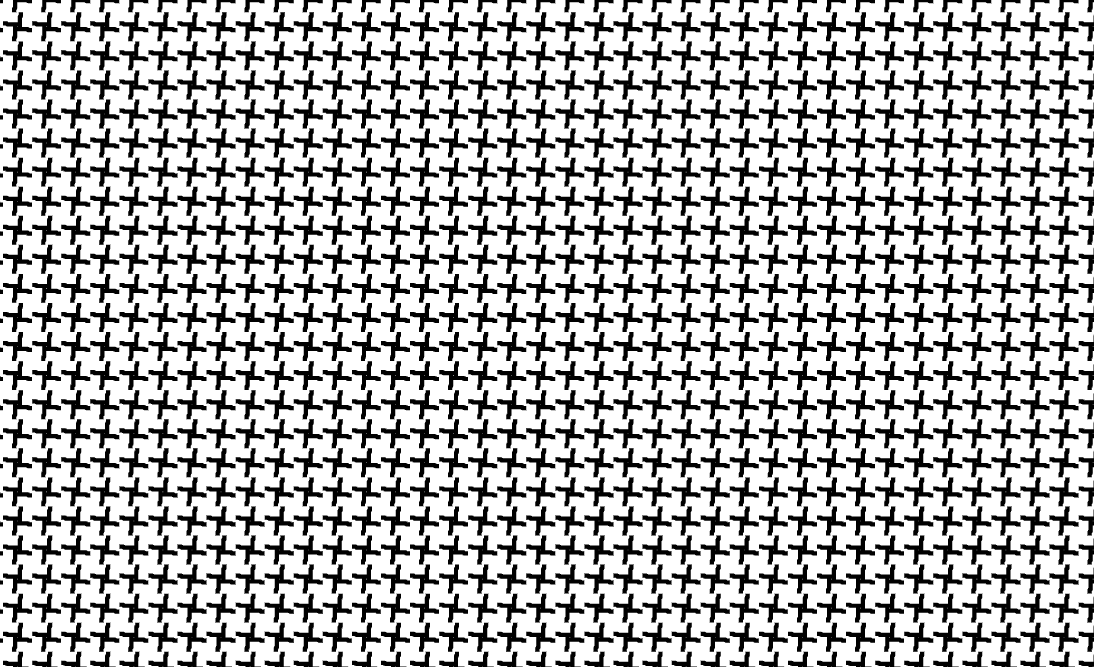
#> input picture studentDemos/images/C4pinwheel.png, 1094 x 667 px, found by its file name
$ jupyter execute --allow-errors 3_translations_only_PH.ipynb
#> lines starting #> are read from the running program, lines starting #| are printed output that depends on the picture
## Detecting Translational Symmetry with Persistent Homology

If we sample only translations for an image that is wallpaper-symmetric, then we expect the persistent homology to indicate a torus. In this notebook, we will sample random translations on images, and take snapshots through an $n\times n$ pixel lens. Each snapshot image is converted to a vector in $\mathbb{R}^{n\times n}$, creating a pixel embedding point cloud. We then use the Ripser python package to generate a persistent homology birth-death graph. We expect the persistent homology to indicate two $H_1$ homology classes over $Z_2$ and $Z_3$ for images with $C_1, C_2, C_3, C_4,$ and $C_6$ symmetry.

[cell 1]
# importing packages
from ripser import ripser
from persim import plot_diagrams
from numpy import pi,sin,cos
import numpy as np
import matplotlib.pyplot as plt
from matplotlib import cm
import random
from math import dist
from math import sqrt
from math import ceil
from PIL import Image
from PIL import ImageFilter
from IPython.display import display
import glob
from sklearn.metrics import pairwise_distances
from sklearn.metrics.pairwise import paired_distances
import warnings
# this ignores a warning from ripser that our samples are larger than our number of samples, this is expexted
# because of the size of our point vectors
warnings.filterwarnings("ignore", category=UserWarning)

[cell 2]
# Code needed to create data and calculate persistent homology

# Given an image, a lens size, and a translation, translation_snapshot()
# returns a snapshot after the translation is performed.
def translation_snapshot(img, lens_sz, translation):
    (a,b) = translation
    translation = (-a,-b)
    (x,y) = upper_left_center(img, translation)
    (length, height) = img.size

    lens_corner_x = x - lens_sz/2.0
    lens_corner_y = y - lens_sz/2.0
    ret_img = img.crop((lens_corner_x,lens_corner_y, lens_corner_x+lens_sz, lens_corner_y+lens_sz))

    #make sure didn't fall off of the image
    (ret_length, ret_height) = ret_img.size
    if (lens_corner_x<0 or lens_corner_y<0 or lens_corner_x+lens_sz>length or lens_corner_y+lens_sz>height):
        print("I came off the page!")
        return False
    return ret_img

# Given a point with the origin at the center of the image, upper_left_center()
# returns the same point but with coordinates with an origin at the top left corner.
# This is a helper function for translation_snapshot().
def upper_left_center(img, center):
    (x,y) = center
    (l, h) = img.size
    return (l/2.0+x , h/2.0 - y)

# get_pixel_isom() converts a list of isometries into a list of the associated
# pixel vector embeddings
def get_pixel_isom(isoms, img, lens):
    isom_images = []
    for iso in isoms:
        isom_images.append(translation_snapshot(img, lens, iso))
    ret_lst = []
    for elem in isom_images:
        arr = np.asarray(elem)
        arr = arr.reshape(-1)
        ret_lst.append(arr)
    ret_lst = np.asarray(ret_lst)
    return ret_lst

# generate a list of random isometries such that the lens does not fall off of the page
def generate_isoms(img, lens_sz, n_samples):
    lens_range = ((min(img.size)/sqrt(2))-lens_sz)/2.0
    x_trans = (lens_range*2*np.random.random(n_samples) - lens_range)
    y_trans = (lens_range*2*np.random.random(n_samples) - lens_range)
    isoms = []
    for i in range(n_samples):
        isoms.append((x_trans[i], y_trans[i]))
    return isoms

# generate a persistent homology graph with ripser and show the H1 intervals
def persistent_homology(img, lens_sz, n_samples, c):
    isoms = generate_isoms(img, lens_sz, n_samples)
    data = get_pixel_isom(isoms, img, lens_sz)

    # make persistent homology plot with ripser
    res = ripser(data, maxdim=1,  coeff =c)
    dgms = res['dgms']
    plt.figure(figsize = (4,4))
    plt.title("$\mathbb{Z} /$"+str(c)+"$\mathbb{Z}$")
    plot_diagrams(dgms)

    # see how many points are persisting
    H1 = res['dgms'][1].tolist() # all intervals in H1
    d = []
    for pair in H1:
        d.append(pair[1] - pair[0]) # finding lengths of intervals in H1
    d.sort(reverse = True) # sorting from longest to shortest intervals
    print("largest 7 lengths of H1 intervals")
    print(d[:7])

## Point Group: $C_1$

#> (a cell that did not finish here is left out)

#> (a cell that did not finish here is left out)

#> (a cell that did not finish here is left out)

As expected, these results indicate that there are two $H_1$ homology classes over $Z_2$ and $Z_3$!

## Point Group: $C_2$

#> (a cell that did not finish here is left out)

#> (a cell that did not finish here is left out)

#> (a cell that did not finish here is left out)

As expected, these results indicate that there are two $H_1$ homology classes over $Z_2$ and $Z_3$!

## Point Group: $C_3$

#> (a cell that did not finish here is left out)

#> (a cell that did not finish here is left out)

#> (a cell that did not finish here is left out)

As expected, these results indicate that there are two $H_1$ homology classes over $Z_2$ and $Z_3$!

## Point Group: $C_4$

[cell 12]
img = Image.open('images/C4pinwheel.png')
#> img is the input picture: PIL image 1094x667 RGBA; mean R, G, B, A 177.5, 177.5, 177.5, 255
img = img.convert('L')
#> img: PIL image 1094x667 L
display(img)

[cell 13]
persistent_homology(img, 60, 1000, 2)
#> in persistent_homology, `isoms = generate_isoms(img, lens_sz, n_samples)`: isoms = 1000 pairs, first value -205.6 to 205.7, second value -205.7 to 205.2
#> the loop in get_pixel_isom, `for iso in isoms:` made 1000 passes
#> (a in translation_snapshot, b in translation_snapshot, translation in translation_snapshot, lens_corner_x in translation_snapshot, lens_corner_y in translation_snapshot) on passes 1 to 3: (20.09, 38.23, (-20.09, -38.23), 496.9, 341.7), (88.58, -201.7, (-88.58, 201.7), 428.4, 101.8), (42.3, -9.95, (-42.3, 9.95), 474.7, 293.5)
#> in get_pixel_isom, `ret_lst = np.asarray(ret_lst)`:
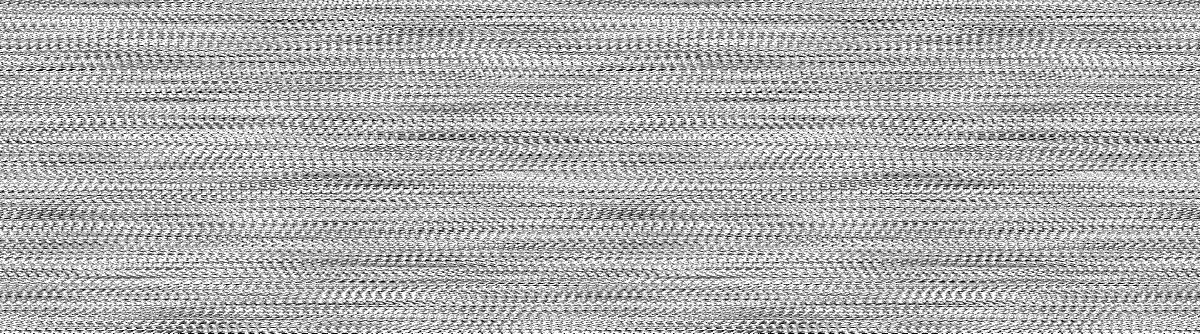
#> ret_lst: shape (1000, 3600) (shown at 1/3 size); min 0, max 255, mean 177.2
#> (the call stopped at in persistent_homology, `res = ripser(data, maxdim=1,  coeff =c)`: ripser is not available in this run)

[cell 14]
persistent_homology(img, 60, 1000, 3)
#> the loop in get_pixel_isom (call 2), `for iso in isoms:` made 1000 passes
#> iso on passes 1 to 3: (128.2, -35.42), (-9.84, 53.36), (9.53, 114.7)
#> (the call stopped at in persistent_homology, `res = ripser(data, maxdim=1,  coeff =c)`: ripser is not available in this run)

As expected, these results indicate that there are two $H_1$ homology classes over $Z_2$ and $Z_3$!

## Point Group: $C_6$

[cell 15]
img = Image.open('images/C6 star.png')
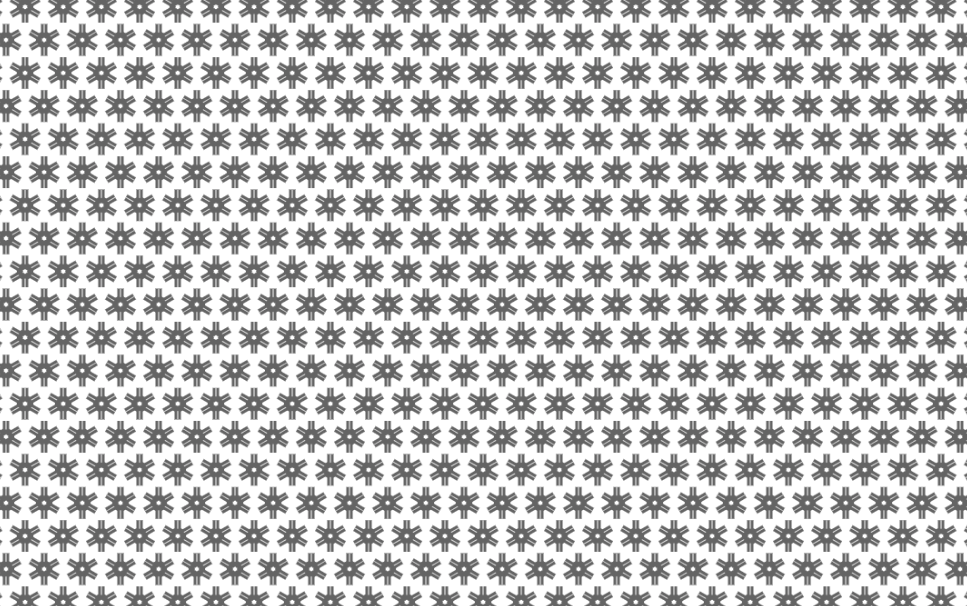
#> input picture studentDemos/images/C6 star.png, 967 x 606 px, found by its file name
#> img is the input picture: PIL image 967x606 RGBA; mean R, G, B, A 197, 197, 197, 255
img = img.convert('L')
#> img: PIL image 967x606 L
display(img)

[cell 16]
persistent_homology(img, 60, 1000, 2)
#> call 3 of get_pixel_isom, with lens = 60
#> the loop in get_pixel_isom (call 3), `for iso in isoms:` made 1000 passes
#> iso on passes 1 to 3: (-76.41, -49.09), (24.51, -74.58), (-133.6, -159)
#> in get_pixel_isom (call 3), `ret_lst = np.asarray(ret_lst)`:
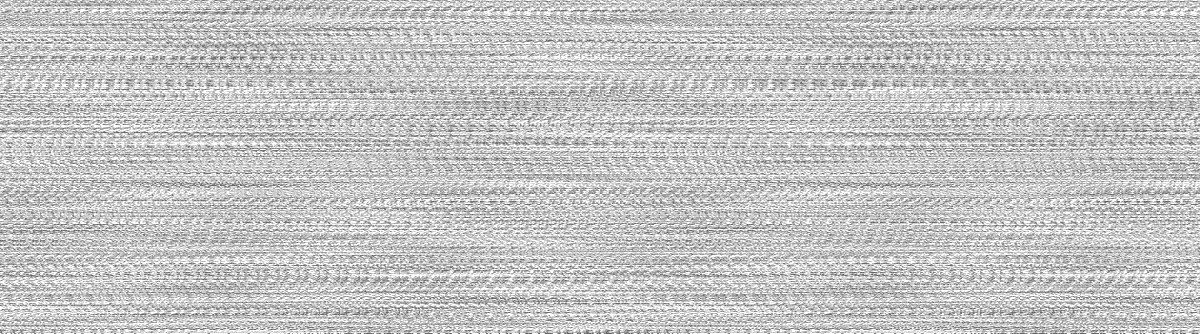
#> ret_lst: shape (1000, 3600) (shown at 1/3 size); min 100, max 255, mean 197.2
#> (the call stopped at in persistent_homology, `res = ripser(data, maxdim=1,  coeff =c)`: ripser is not available in this run)

[cell 17]
persistent_homology(img, 60, 1000, 3)
#> call 4 of get_pixel_isom, with lens = 60
#> the loop in get_pixel_isom (call 4), `for iso in isoms:` made 1000 passes
#> iso on passes 1 to 3: (-46.14, 37.43), (-26.28, 4.99), (67.46, 104)
#> in get_pixel_isom (call 4), `ret_lst = np.asarray(ret_lst)`:
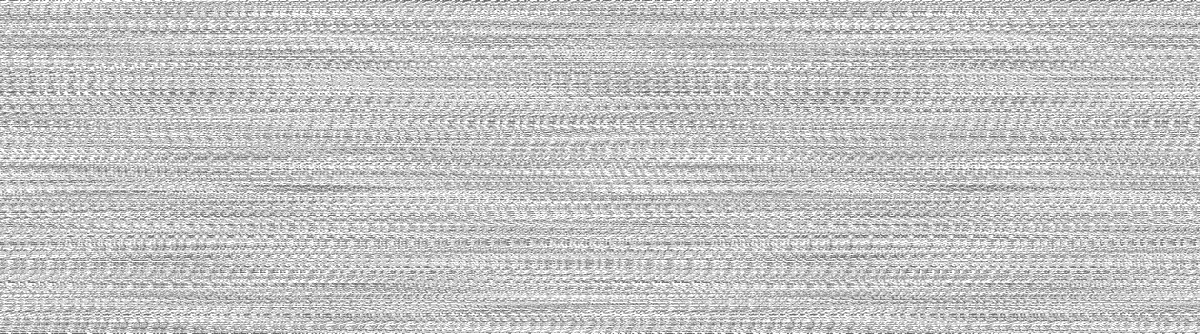
#> ret_lst: shape (1000, 3600) (shown at 1/3 size); min 100, max 255, mean 197.4
#> (the call stopped at in persistent_homology, `res = ripser(data, maxdim=1,  coeff =c)`: ripser is not available in this run)

As expected, these results indicate that there are two $H_1$ homology classes over $Z_2$ and $Z_3$!

## An image that is not wallpaper-symmetric

#> (a cell that did not finish here is left out)

[cell 19]
persistent_homology(img, 160, 1000, 2)
#> the loop in get_pixel_isom (call 5), `for iso in isoms:` made 1000 passes
#> iso on passes 1 to 3: (-11.34, 36.7), (-33.05, 107.4), (54.33, 73.56)
#> pass 1, in translation_snapshot (call 4001), `ret_img = img.crop((lens_corner_x,lens_corner_y, lens_corner_x+lens_sz..`:
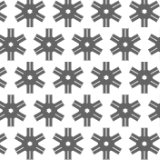
#> ret_img: PIL image 160x160 L; min 100, max 255, mean 196.1
#> pass 3, in translation_snapshot (call 4003), `ret_img = img.crop((lens_corner_x,lens_corner_y, lens_corner_x+lens_sz..`:
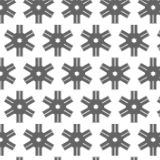
#> ret_img: PIL image 160x160 L; min 100, max 255, mean 196.6
#> (the call stopped at in persistent_homology, `res = ripser(data, maxdim=1,  coeff =c)`: ripser is not available in this run)

[cell 20]
persistent_homology(img, 160, 1000, 3)
#> the loop in get_pixel_isom (call 6), `for iso in isoms:` made 1000 passes
#> iso on passes 1 to 3: (66.66, -82.44), (-85.87, -58.09), (-29.8, -40.3)
#> pass 1, in translation_snapshot (call 5001), `ret_img = img.crop((lens_corner_x,lens_corner_y, lens_corner_x+lens_sz..`:
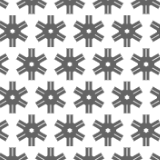
#> ret_img: PIL image 160x160 L; min 100, max 255, mean 197.5
#> pass 2, in translation_snapshot (call 5002), `ret_img = img.crop((lens_corner_x,lens_corner_y, lens_corner_x+lens_sz..`:
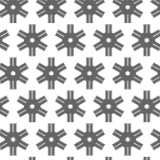
#> ret_img: PIL image 160x160 L; min 100, max 255, mean 196.6
#> pass 3, in translation_snapshot (call 5003), `ret_img = img.crop((lens_corner_x,lens_corner_y, lens_corner_x+lens_sz..`:
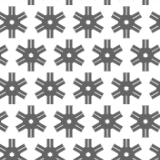
#> ret_img: PIL image 160x160 L; min 100, max 255, mean 197.6
#> in get_pixel_isom (call 6), `ret_lst = np.asarray(ret_lst)`:
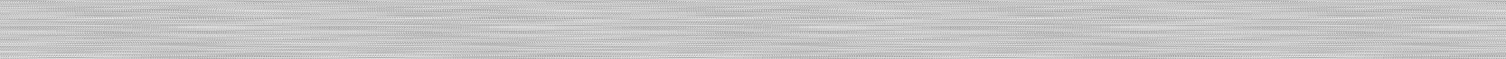
#> ret_lst: shape (1000, 25600) (shown at 1/17 size); min 100, max 255, mean 197.3
#> (the call stopped at in persistent_homology, `res = ripser(data, maxdim=1,  coeff =c)`: ripser is not available in this run)
